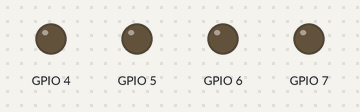
Simulated run of this program. Board: ESP32-S3. Shown: output pins drawn as LEDs (lit = HIGH).

Above: at 0.15 s.
At 1.05 s:
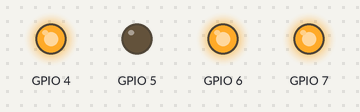
At 1.35 s:
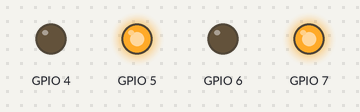
At 2.25 s:
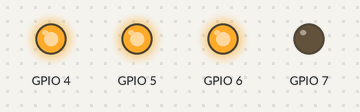
At 2.55 s:
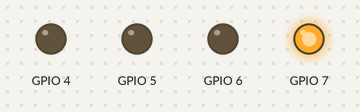
At 3.45 s:
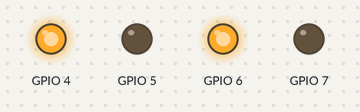
Timing chart, 0 to 3.8 s (numbered marks = the images above):
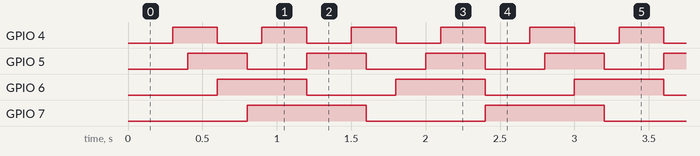

The program:

main.cpp
```cpp
#include <Arduino.h>
#include "led.h"

Led ledAmarelo1(4);
Led ledAmarelo2(5);
Led ledAmarelo3(6);
Led ledAmarelo4(7);


void setup()
{
 ledAmarelo1.iniciar();
 ledAmarelo1.piscar(300);
 ledAmarelo1.ativarPiscar();


 ledAmarelo2.iniciar();
 ledAmarelo2.piscar(400);
 ledAmarelo2.ativarPiscar();

 ledAmarelo3.iniciar();
 ledAmarelo3.piscar(600);
 ledAmarelo3.ativarPiscar();

 ledAmarelo4.iniciar();
 ledAmarelo4.piscar(800);
 ledAmarelo4.ativarPiscar();
}

void loop()
{
   ledAmarelo1.atualizar();
   ledAmarelo2.atualizar();
   ledAmarelo3.atualizar();
   ledAmarelo4.atualizar();
}
```

led.h
```cpp
//! include/led.h
#include <Arduino.h>

#ifndef LED_H
#define LED_H

class Led
{
public:
    uint8_t _pino;
    bool _estado = 0;
    uint32_t _tempoAnterior= 0;
    uint32_t _intervalo = 500;
    bool _piscando = 0;

    Led(uint8_t pino);
    void iniciar();
    void ligar ();
    void desligar ();
    void piscar(uint32_t intervalo);
    void ativarPiscar();
    void desativarPiscar();
    void atualizar();


};


#endif
```

led.cpp
```cpp
//! src/led.cpp
#include "led.h"

Led::Led(uint8_t pino)
{
   _pino = pino;
}

void Led :: iniciar()
{
   pinMode(_pino, OUTPUT);
   digitalWrite(_pino, LOW);
}

void Led :: ligar()
{
   digitalWrite(_pino, HIGH);
}

void Led :: desligar()
{
   digitalWrite(_pino, LOW);
}

void Led :: piscar(uint32_t intervalo)
{
    _intervalo = intervalo;
}
void Led :: ativarPiscar()
{
   _piscando = true;

}
void Led :: desativarPiscar()
{
   _piscando = false;
}

void Led :: atualizar()
{
     if(_piscando == false) return;
     if(millis() - _tempoAnterior >= _intervalo)
     {
        _tempoAnterior = millis();
        _estado = ! _estado;

        digitalWrite (_pino, _estado);
     }

}
```

Measured:
- by itself, GPIO 4: alternates HIGH for 0.30 s and LOW for 0.30 s
- by itself, GPIO 5: alternates HIGH for 0.40 s and LOW for 0.40 s
- by itself, GPIO 6: alternates HIGH for 0.60 s and LOW for 0.60 s
- by itself, GPIO 7: alternates HIGH for 0.80 s and LOW for 0.80 s
